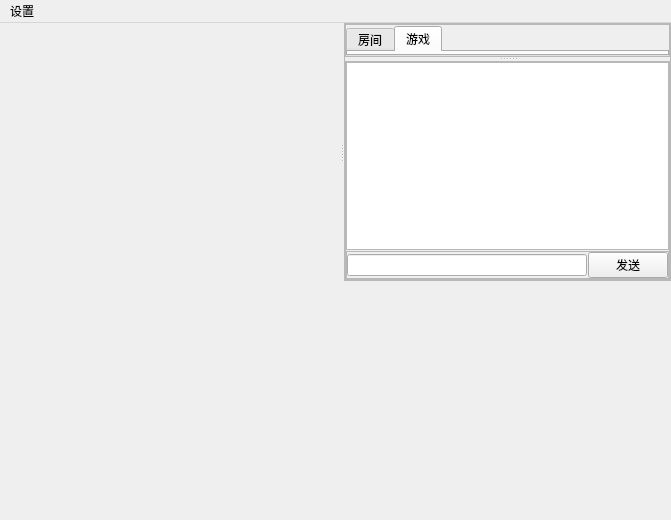
<?xml version="1.0" encoding="UTF-8"?>
<ui version="4.0">
 <class>MainWindowClient</class>
 <widget class="QMainWindow" name="MainWindowClient">
  <property name="geometry">
   <rect>
    <x>0</x>
    <y>0</y>
    <width>671</width>
    <height>520</height>
   </rect>
  </property>
  <property name="windowTitle">
   <string>Fair三国杀客户端</string>
  </property>
  <widget class="QWidget" name="centralwidget">
   <layout class="QVBoxLayout" name="verticalLayout_5">
    <property name="spacing">
     <number>1</number>
    </property>
    <property name="leftMargin">
     <number>0</number>
    </property>
    <property name="topMargin">
     <number>0</number>
    </property>
    <property name="rightMargin">
     <number>0</number>
    </property>
    <property name="bottomMargin">
     <number>0</number>
    </property>
    <item>
     <widget class="QSplitter" name="splitterMain">
      <property name="orientation">
       <enum>Qt::Horizontal</enum>
      </property>
      <widget class="QWidget" name="widgetLeft" native="true">
       <layout class="QVBoxLayout" name="verticalLayout_4">
        <property name="spacing">
         <number>1</number>
        </property>
        <property name="leftMargin">
         <number>0</number>
        </property>
        <property name="topMargin">
         <number>0</number>
        </property>
        <property name="rightMargin">
         <number>0</number>
        </property>
        <property name="bottomMargin">
         <number>0</number>
        </property>
        <item>
         <widget class="WidgetRoom" name="widgetRoom" native="true">
          <property name="minimumSize">
           <size>
            <width>270</width>
            <height>0</height>
           </size>
          </property>
         </widget>
        </item>
        <item>
         <widget class="QWidget" name="widgetGame" native="true"/>
        </item>
       </layout>
      </widget>
      <widget class="QFrame" name="frameRight">
       <property name="frameShape">
        <enum>QFrame::StyledPanel</enum>
       </property>
       <property name="frameShadow">
        <enum>QFrame::Raised</enum>
       </property>
       <layout class="QVBoxLayout" name="verticalLayout_3">
        <property name="spacing">
         <number>1</number>
        </property>
        <property name="leftMargin">
         <number>0</number>
        </property>
        <property name="topMargin">
         <number>0</number>
        </property>
        <property name="rightMargin">
         <number>0</number>
        </property>
        <property name="bottomMargin">
         <number>0</number>
        </property>
        <item>
         <widget class="QSplitter" name="splitterRight">
          <property name="orientation">
           <enum>Qt::Vertical</enum>
          </property>
          <widget class="QFrame" name="frameRightTop">
           <property name="frameShape">
            <enum>QFrame::StyledPanel</enum>
           </property>
           <property name="frameShadow">
            <enum>QFrame::Raised</enum>
           </property>
           <layout class="QVBoxLayout" name="verticalLayout">
            <property name="spacing">
             <number>1</number>
            </property>
            <property name="leftMargin">
             <number>0</number>
            </property>
            <property name="topMargin">
             <number>0</number>
            </property>
            <property name="rightMargin">
             <number>0</number>
            </property>
            <property name="bottomMargin">
             <number>0</number>
            </property>
            <item>
             <widget class="QFrame" name="frameRole">
              <property name="frameShape">
               <enum>QFrame::StyledPanel</enum>
              </property>
              <property name="frameShadow">
               <enum>QFrame::Raised</enum>
              </property>
             </widget>
            </item>
            <item>
             <widget class="QTabWidget" name="tabWidgetRight">
              <property name="currentIndex">
               <number>1</number>
              </property>
              <widget class="QWidget" name="tabRoom">
               <attribute name="title">
                <string>房间</string>
               </attribute>
              </widget>
              <widget class="QWidget" name="tabGame">
               <attribute name="title">
                <string>游戏</string>
               </attribute>
              </widget>
             </widget>
            </item>
           </layout>
          </widget>
          <widget class="QFrame" name="frameTalk">
           <property name="frameShape">
            <enum>QFrame::StyledPanel</enum>
           </property>
           <property name="frameShadow">
            <enum>QFrame::Raised</enum>
           </property>
           <layout class="QVBoxLayout" name="verticalLayout_2">
            <property name="spacing">
             <number>1</number>
            </property>
            <property name="leftMargin">
             <number>0</number>
            </property>
            <property name="topMargin">
             <number>0</number>
            </property>
            <property name="rightMargin">
             <number>0</number>
            </property>
            <property name="bottomMargin">
             <number>0</number>
            </property>
            <item>
             <widget class="QPlainTextEdit" name="plainTextEditTalk"/>
            </item>
            <item>
             <widget class="QFrame" name="frameTalkLine">
              <property name="frameShape">
               <enum>QFrame::StyledPanel</enum>
              </property>
              <property name="frameShadow">
               <enum>QFrame::Raised</enum>
              </property>
              <layout class="QHBoxLayout" name="horizontalLayout_2">
               <property name="spacing">
                <number>1</number>
               </property>
               <property name="leftMargin">
                <number>0</number>
               </property>
               <property name="topMargin">
                <number>0</number>
               </property>
               <property name="rightMargin">
                <number>0</number>
               </property>
               <property name="bottomMargin">
                <number>0</number>
               </property>
               <item>
                <widget class="QLineEdit" name="lineEditTalk"/>
               </item>
               <item>
                <widget class="QPushButton" name="pushButtonSendTalk">
                 <property name="sizePolicy">
                  <sizepolicy hsizetype="Fixed" vsizetype="Fixed">
                   <horstretch>0</horstretch>
                   <verstretch>0</verstretch>
                  </sizepolicy>
                 </property>
                 <property name="minimumSize">
                  <size>
                   <width>1</width>
                   <height>0</height>
                  </size>
                 </property>
                 <property name="text">
                  <string>发送</string>
                 </property>
                </widget>
               </item>
              </layout>
             </widget>
            </item>
           </layout>
          </widget>
         </widget>
        </item>
       </layout>
      </widget>
     </widget>
    </item>
    <item>
     <widget class="QWidget" name="widgetBottom" native="true">
      <zorder>splitterMain</zorder>
     </widget>
    </item>
   </layout>
  </widget>
  <widget class="QMenuBar" name="menubar">
   <property name="geometry">
    <rect>
     <x>0</x>
     <y>0</y>
     <width>671</width>
     <height>23</height>
    </rect>
   </property>
   <widget class="QMenu" name="menuSettings">
    <property name="title">
     <string>设置</string>
    </property>
    <addaction name="actionSettings"/>
   </widget>
   <addaction name="menuSettings"/>
  </widget>
  <action name="actionSettings">
   <property name="text">
    <string>设置...</string>
   </property>
  </action>
 </widget>
 <customwidgets>
  <customwidget>
   <class>WidgetRoom</class>
   <extends>QWidget</extends>
   <header>ui/widgetroom.h</header>
   <container>1</container>
  </customwidget>
 </customwidgets>
 <resources/>
 <connections/>
</ui>
